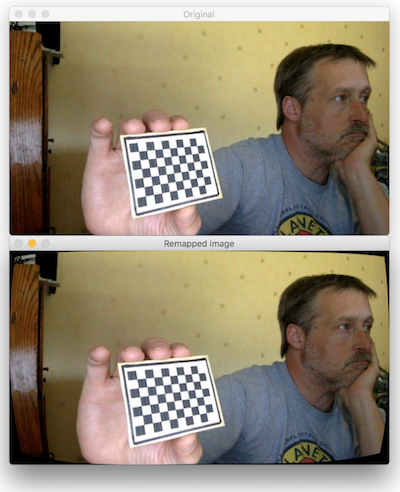
#> input picture auto_calibrate.png, 400 x 492 px
$ python -i target.py   (imports and definitions only)   (older library calls are emulated)
#> lines starting #> are read from the running program, lines starting #| are printed output that depends on the picture
"""
Determine target characteristics

Author: Tim Poulsen
Web site: https://timpoulsen.com
Copyright 2018, Tim Poulsen, all rights reserved
License: MIT
"""
import cv2
import math
import numpy as np


class Target():
    def __init__(self):
        self.kernelOpen = np.ones((5, 5))  # for drawing the "open" mask
        self.kernelClose = np.ones((20, 20))  # for draing the "closed" mask

    def set_color_range(self, lower=(100, 100, 100), upper=(255, 255, 255)):
        self.lower = lower
        self.upper = upper

    def get_contours(self, image, mode=cv2.RETR_EXTERNAL, sort_method="none"):
        '''
        Detect and return contours surrounding colors between the lower
        and upper bounds.
        :param image: full frame image containing the mirror
        :param mode: contour selection mode, see https://tinyurl.com/y8gx3w6w
        :param sort_method: options for sorting the contours
        :return: Sorted list of countours, largest first

        Contour sorting options: none, area (largest to smallest), area_asc (area
        smallest to largest), left-to-right, right-to-left, top-to-bottom, and
        bottom-to-top
        '''
        imgHSV = cv2.cvtColor(image, cv2.COLOR_BGR2HSV)
        mask = cv2.inRange(imgHSV, self.lower, self.upper)
        # remove noise with morphological "open"
        maskOpen = cv2.morphologyEx(mask, cv2.MORPH_OPEN, self.kernelOpen)
        # close up internal holes in contours with "close"
        maskClose = cv2.morphologyEx(maskOpen, cv2.MORPH_CLOSE, self.kernelClose)
        _, contours, _ = cv2.findContours(maskClose, mode, cv2.CHAIN_APPROX_SIMPLE)
        if sort_method == "none":
            return contours
        elif sort_method == "area":
            return sorted(contours, key=cv2.contourArea, reverse=True)
        elif sort_method == "area_asc":
            return sorted(contours, key=cv2.contourArea, reverse=False)
        else:
            return self.sort_contours(contours, method=sort_method)

    # [123 lines left out: functions get_rectangle, get_rotated_rectangle, get_rotated_rectangle_as_boxpoints, get_skew_angle, get_extreme_points, get_solidity and 2 more, not called in this run]

>>> import cv2
>>> picture = cv2.imread('../auto_calibrate.png', cv2.IMREAD_GRAYSCALE)
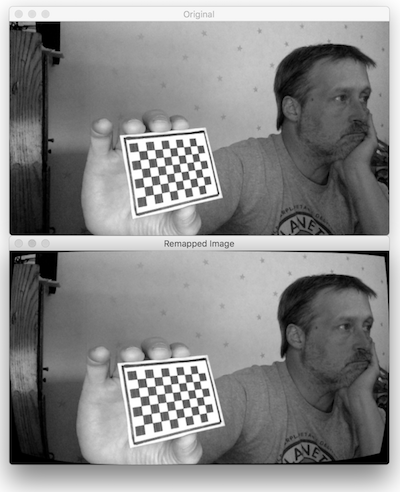
#> picture: shape (492, 400); min 0, max 255, mean 137.4
>>> result = Target().get_contours(picture)
#> (the run stopped early here; a loop or call above may not have finished)
